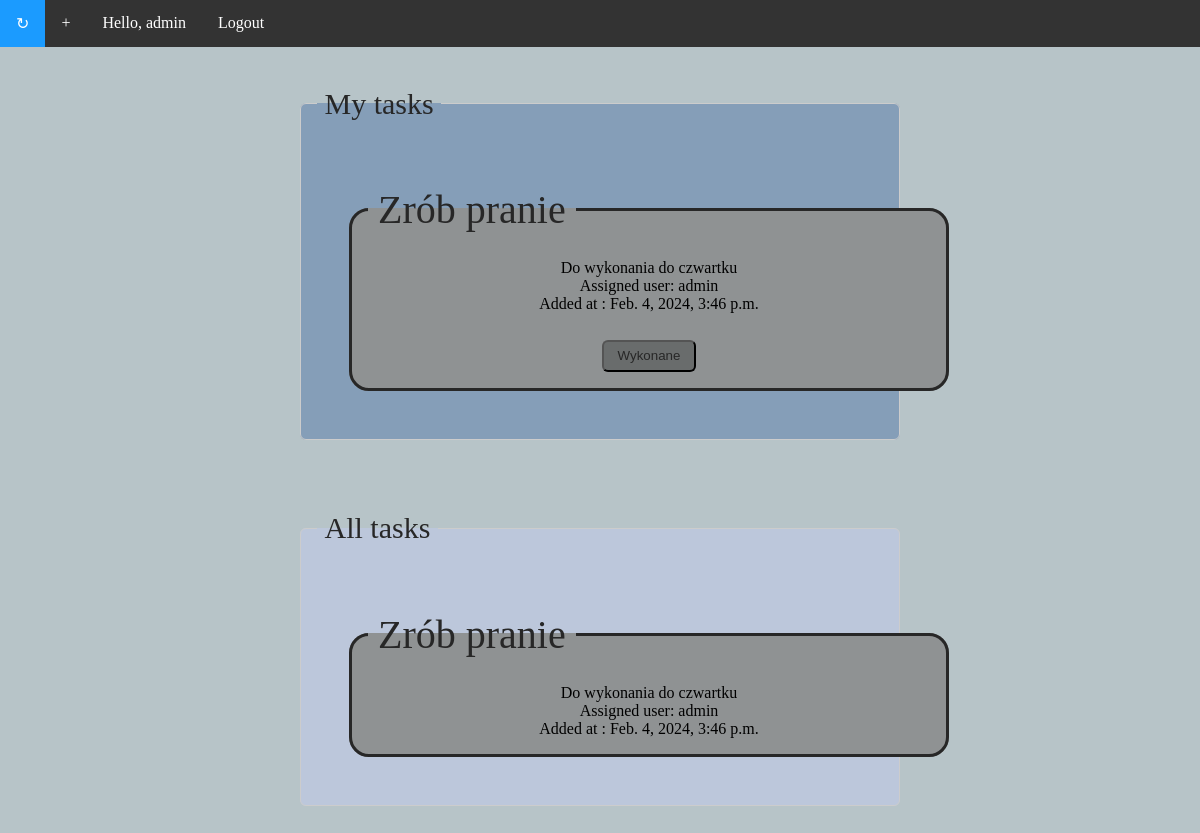
The app's page / (signed in), older data.
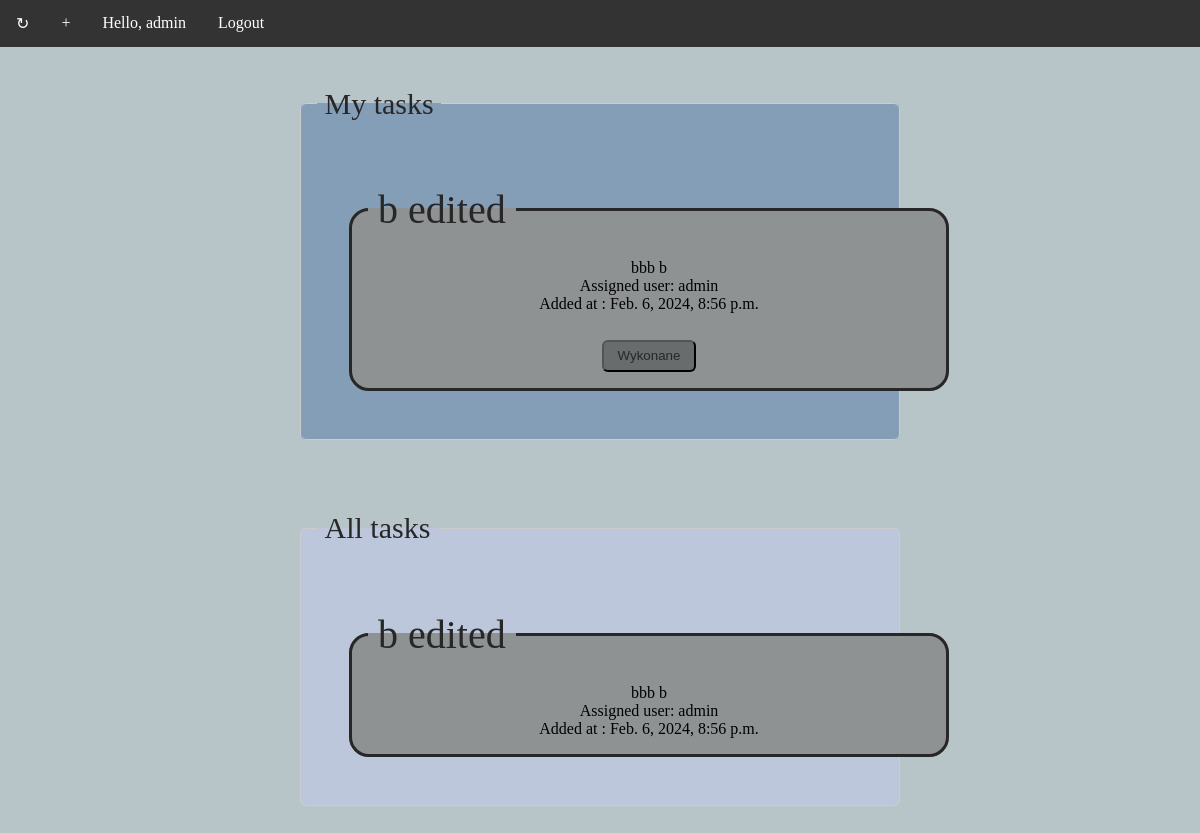
The same page, newer data.
### todo_app/models.py (models this page shows)
class Task(models.Model):
    author = models.ForeignKey(User, on_delete=models.CASCADE) # 'on_delete' usuwa zadanie jeśli autor zostanie usunięty
    title = models.CharField(max_length = 50)
    description = models.TextField()
    assigned_user = models.ForeignKey(User, on_delete=models.DO_NOTHING,related_name='tasks_assigned')
    is_done = models.BooleanField(default=False)
    created_at = models.DateTimeField(auto_now_add=True)

### todo_app/views.py (the view)
# urls.py: path('',views.index,name='index'),
@login_required(login_url='/login')
def index(request):
    tasks = Task.objects.all()
    if request.method =="POST":
        task_id = request.POST['task_id']
        if Task.objects.filter(id=task_id, is_done=True):
            Task.objects.filter(id=task_id).update(is_done=False)
        else:
            Task.objects.filter(id=task_id).update(is_done=True)
    return render(request, 'main/index.html',{'tasks':tasks})

### todo_app/templates/main/index.html (shortened to what this page needs)
{% extends 'main/base.html' %}
{% block content %}
<div id="main-field">
    <center>
    <fieldset style="background-color: rgb(133, 158, 184);">
        <legend class="main-field-task-legend" >My tasks</legend>
        {% for task in tasks reversed %}
        {% if task.assigned_user == user %}
        {% if task.is_done %}
        <div class="task-done">
            <a href="/task/{{task.id}}">
            <fieldset>
            <legend >{{task.title}}</legend>
            <p>{{task.description|truncatewords:20}}</p>
            <p>Assigned user: {{task.assigned_user}}</p>
            <p>Added at : {{task.created_at}}</p>
            <form action="/" method="post">
                <button type="submit" class="task-button-inactive" name="task-button" >Wykonane</button>
            </form>
            </fieldset>
            </a>
        </div>
        {% endif %}
        {% endif %}
        {% endfor %}
    </fieldset>
    <fieldset style="background-color: rgb(188, 199, 219);">
        <legend class="main-field-task-legend" >All tasks</legend>
        {% for task in tasks reversed %}
        {% if task.is_done %}
        <div class="task-done">
            <a href="/task/{{task.id}}">
            <fieldset>
            <legend>{{task.title}}</legend>
            <p>{{task.description|truncatewords:20}}</p>
            <p>Assigned user: {{task.assigned_user}}</p>
            <p>Added at : {{task.created_at}}</p>
            </fieldset>
            </a>
        </div>
        {% endif %}
        {% endfor %}
    </fieldset>
    </center>
</div>
{% endblock %}

### todo_app/templates/main/base.html (shortened to what this page needs)
<!DOCTYPE html>
<html lang="en">
<head>
</head>
<body>
    <nav>
        <ul>
            {% if user.is_authenticated %}
            <li><a href="/">&#x21bb;</a></li>
            <li><a href="/add_task">+</a></li>
            <li><a href="#" class="disabled">Hello, {{user.username}}</a> </li>
            <li><a href="/logout" >Logout</a></li>
            {% endif %}
        </ul>
    </nav>
<div>
{% block content %}
{% endblock %}
</div>
</body>
</html>

### todo_app/templates/main/base.html (style rules this page uses)
* { padding:0; margin:0; text-decoration: none !important; list-style-type: style none !important; box-sizing: border-box; }
body { background-color: #b7c4c8; }
nav { background-color: #333; overflow: hidden; }
nav ul { list-style: none; margin: 0; padding: 0; overflow: hidden; }
nav li { float: left; }
nav a { display: block; color: white; text-align: center; padding: 14px 16px; text-decoration: none; }
a.disabled { pointer-events: none; cursor: default; }
fieldset { display: inline-block; vertical-align: top; background-color: #d3d3d3; margin: 2em 2em; padding: 1em 1em; border: solid 1px #ccc; border-radius:6px; width:600px; min-width:200px; }
.main-field-task-legend { font-size: 30px; }
fieldset a { text-decoration: none; color:inherit; }
legend { font-size: 1,25em; padding: 0.25em; color: #272727; }
.task-done fieldset { border: solid #272727; border-radius: 20px; display: block; background-color: #8f9293; }
.task-button-inactive { background-color:rgb(105, 108, 108); color:#272727; vertical-align: top; margin-top: 2em; padding: .5em 1em; border-radius: 6px; }
fieldset fieldset legend { font-size: 40px; }

Row changes from the older to the newer data that the page shows:
removed Task: title "Zrób pranie", description "Do wykonania do czwartku", assigned_user "admin", created_at "Feb. 4, 2024, 3:46 p.m."
added Task: title "b edited", description "bbb b", assigned_user "admin", created_at "Feb. 6, 2024, 8:56 p.m."
